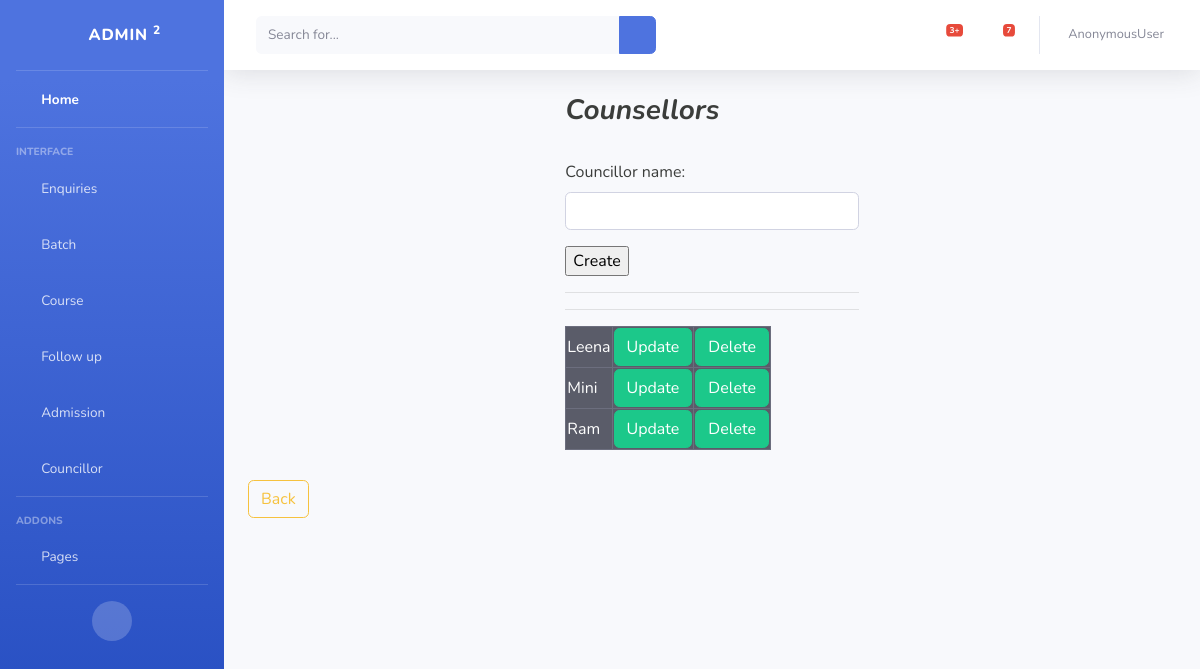
The app's page /enquiry/addcouncillor with its own data.
### enq/models.py (models this page shows, shortened)
class Councillor(models.Model):
    councillor_name=models.CharField(max_length=60)

### enq/views.py (the view, shortened to what this page needs)
# urls.py: path('addcouncillor',AddCouncillor.as_view(),name="addcouncillor"),
class AddCouncillor(TemplateView):
    model=Councillor
    template_name = "batch/councillor_add.html"
    form_class=CouncillorFrm
    def get(self, request, *args, **kwargs):
        qs=Councillor.objects.all()
        form=self.form_class
        context={}
        context["form"]=form
        context["councillor"]=qs
        return render(request,self.template_name,context)

### enq/templates/batch/councillor_add.html (shortened to what this page needs)
<!DOCTYPE html>
{% extends 'enq/base1.html' %}
{% block content %}
    <div class="row">
        <div class="col-lg"></div>
        <div class="col-lg">
            <h3><b><i>Counsellors</i></b></h3><br>
<form method="post">
    {{form.as_p}}
    <input type="submit" value="Create">
</form>
<hr>
<table border="1px" class="table-dark"><hr>
    {% for data in councillor %}
    <tr>
        <td>{{data.councillor_name}}</td>
        <td><a href="{%url 'updatecouncillor' data.id%}" class="btn btn-success">Update</a> </td>
        <td><a href="{%url 'deletecouncillor' data.id%}" class="btn btn-success">Delete</a> </td>
    </tr>
    {% endfor %}
</table>
         </div>
    <div class="col-lg"></div>
    </div>
<input type=button class="btn btn-outline-warning" style="margin-top: 30px;" value="Back" onClick="javascript:history.go(-1);">
{% endblock %}

### enq/templates/batch/councillor_add.html (style rules this page uses)
body { color:#3b3d3b; }

### records on screen
Councillor: councillor_name "Leena"
Councillor: councillor_name "Mini"
Councillor: councillor_name "Ram"

### other values on screen
{{ request.user }} "AnonymousUser"
